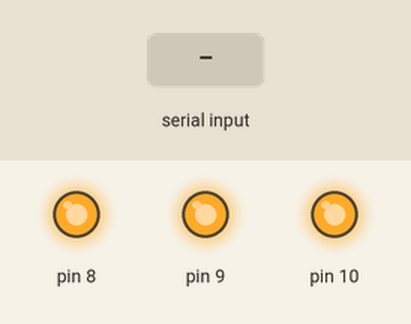
Simulated run of this sketch. Board: Arduino Uno, built with avr-gcc and run on an emulated ATmega328P. On the bench: output pins drawn as LEDs (lit = HIGH). Inputs (shaded band) come from the test bench.

Above: at 1.2 s.
1.3 s: "0" received over the second serial link
At 2.4 s:
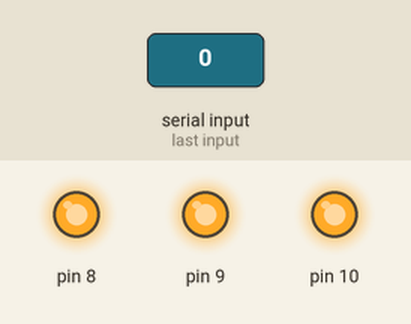
2.8 s: "1" received over the second serial link
At 3.6 s:
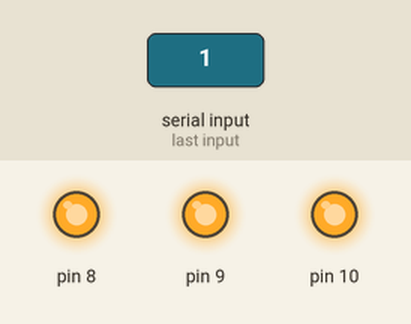
4.3 s: "2" received over the second serial link
At 4.7 s:
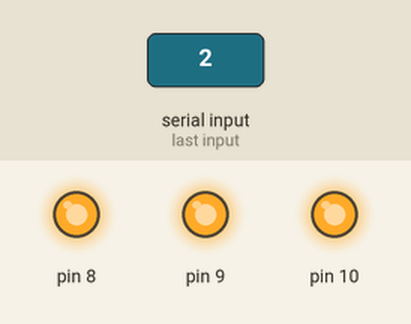
Timing chart, 0 to 7.3 s (numbered marks = the images above; inputs shaded):
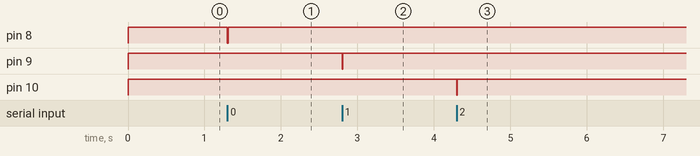

Measured:
- after the input at 1.3 s, pin 8: HIGH → LOW at once, → HIGH 0.01 s later
- after the input at 2.8 s, pin 9: HIGH → LOW at once, → HIGH 0.01 s later
- after the input at 4.3 s, pin 10: HIGH → LOW at once, → HIGH 0.01 s later

The sketch:

trialled.ino
```cpp
#include<SoftwareSerial.h>
int rxPin = 1;
int txPin = 0;

SoftwareSerial myserial(rxPin, txPin);

void setup() {
  myserial.begin(9600);
  pinMode(10, OUTPUT);
  pinMode(9, OUTPUT);
  pinMode(8, OUTPUT);
}

void loop()
{
  char chr = myserial.read();

  if (chr == '0') {
    digitalWrite(8, LOW);
    digitalWrite(9, HIGH);
    digitalWrite(10, HIGH);
    delay(10);
  }
  else if (chr == '1') {
    digitalWrite(9, LOW);
    digitalWrite(10, HIGH);
    digitalWrite(8, HIGH);
    delay(10);
  }

  else if (chr == '2') {
    digitalWrite(10, LOW);
    digitalWrite(9, HIGH);
    digitalWrite(8, HIGH);
    delay(10);
  }

  else {
    digitalWrite(10, HIGH);
    digitalWrite(9, HIGH);
    digitalWrite(8, HIGH);
  }
}
```
